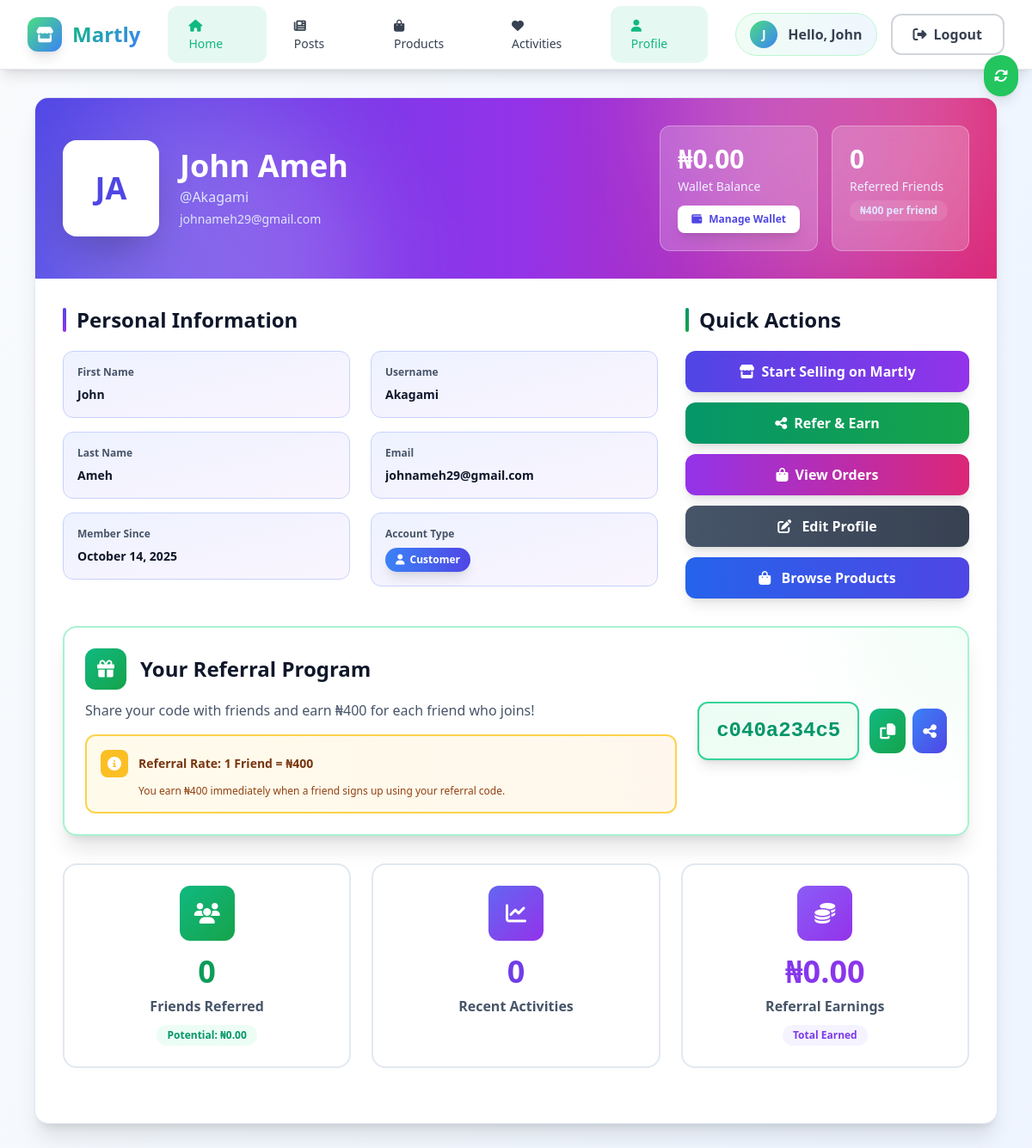
The app's page /profile/index.php (signed in) with its own data.
### tables this page shows
CREATE TABLE `users` (
  `id` int(11) NOT NULL,
  `username` varchar(50) NOT NULL,
  `email` varchar(100) NOT NULL,
  `password` varchar(255) NOT NULL,
  `first_name` varchar(50) DEFAULT NULL,
  `last_name` varchar(50) DEFAULT NULL,
  `profile_picture` varchar(255) DEFAULT NULL,
  `user_type` enum('customer','vendor') DEFAULT 'customer',
  `referral_code` varchar(20) DEFAULT NULL,
  `referred_by` int(11) DEFAULT NULL,
  `created_at` timestamp NOT NULL DEFAULT current_timestamp(),
  `updated_at` timestamp NOT NULL DEFAULT current_timestamp() ON UPDATE current_timestamp(),
  `referred_count` int(11) DEFAULT 0
);

### profile/index.php (the view, shortened to what the rows shown need)
<?php
require_once '../includes/config.php';
?>
<?php require_once '../includes/header.php'; ?>
<div class="min-h-screen bg-gradient-to-br from-slate-50 via-blue-50 to-indigo-50">
    <div class="max-w-6xl mx-auto px-3 sm:px-4 py-4 sm:py-8">
        <div class="bg-white rounded-2xl shadow-xl overflow-hidden border border-slate-200">
            <div class="relative bg-gradient-to-r from-indigo-600 via-purple-600 to-pink-600 p-6 sm:p-8 text-white overflow-hidden">
                <div class="relative flex flex-col md:flex-row items-center justify-between gap-6">
                    <div class="flex flex-col sm:flex-row items-center gap-4 sm:gap-6 text-center sm:text-left w-full md:w-auto">
                        <div class="w-24 h-24 sm:w-28 sm:h-28 bg-white rounded-2xl flex items-center justify-center text-indigo-600 text-3xl sm:text-4xl font-bold shadow-2xl border-4 border-white/30 backdrop-blur-sm">
                            <?php echo strtoupper(substr($currentUser['first_name'] ?? '', 0, 1) . substr($currentUser['last_name'] ?? '', 0, 1)); ?>
                        </div>
                        <div>
                            <h1 class="text-2xl sm:text-3xl md:text-4xl font-bold mb-1"><?php echo htmlspecialchars(($currentUser['first_name'] ?? '') . ' ' . ($currentUser['last_name'] ?? '')); ?></h1>
                            <p class="text-indigo-100 text-sm sm:text-base font-medium mb-1">@<?php echo htmlspecialchars($currentUser['username']); ?></p>
                            <p class="text-indigo-100 text-xs sm:text-sm"><?php echo htmlspecialchars($currentUser['email']); ?></p>
                        </div>
                    </div>
                </div>
            </div>
            <div class="p-4 sm:p-8">
                <div class="grid grid-cols-1 lg:grid-cols-3 gap-6 sm:gap-8 mb-8">
                    <div class="lg:col-span-2">
                        <h2 class="text-xl sm:text-2xl font-bold mb-5 flex items-center text-slate-900">
                            <span class="w-1 h-7 bg-gradient-to-b from-indigo-600 to-purple-600 rounded-full mr-3"></span>
                            Personal Information
                        </h2>
                        <div class="grid grid-cols-1 md:grid-cols-2 gap-4 sm:gap-6">
                            <div class="space-y-4">
                                <div class="bg-gradient-to-br from-indigo-50 to-purple-50 rounded-xl p-4 border border-indigo-200">
                                    <label class="block text-xs font-bold text-slate-600 mb-2">First Name</label>
                                    <p class="text-sm font-semibold text-slate-900"><?php echo htmlspecialchars($currentUser['first_name'] ?? 'Not set'); ?></p>
                                </div>
                                <div class="bg-gradient-to-br from-indigo-50 to-purple-50 rounded-xl p-4 border border-indigo-200">
                                    <label class="block text-xs font-bold text-slate-600 mb-2">Last Name</label>
                                    <p class="text-sm font-semibold text-slate-900"><?php echo htmlspecialchars($currentUser['last_name'] ?? 'Not set'); ?></p>
                                </div>
                                <div class="bg-gradient-to-br from-indigo-50 to-purple-50 rounded-xl p-4 border border-indigo-200">
                                    <label class="block text-xs font-bold text-slate-600 mb-2">Member Since</label>
                                    <p class="text-sm font-semibold text-slate-900"><?php echo date('F j, Y', strtotime($currentUser['created_at'])); ?></p>
                                </div>
                            </div>
                            <div class="space-y-4">
                                <div class="bg-gradient-to-br from-indigo-50 to-purple-50 rounded-xl p-4 border border-indigo-200">
                                    <label class="block text-xs font-bold text-slate-600 mb-2">Username</label>
                                    <p class="text-sm font-semibold text-slate-900"><?php echo htmlspecialchars($currentUser['username']); ?></p>
                                </div>
                                <div class="bg-gradient-to-br from-indigo-50 to-purple-50 rounded-xl p-4 border border-indigo-200">
                                    <label class="block text-xs font-bold text-slate-600 mb-2">Email</label>
                                    <p class="text-sm font-semibold text-slate-900 truncate"><?php echo htmlspecialchars($currentUser['email']); ?></p>
                                </div>
                                <div class="bg-gradient-to-br from-indigo-50 to-purple-50 rounded-xl p-4 border border-indigo-200">
                                    <label class="block text-xs font-bold text-slate-600 mb-2">Account Type</label>
                                    <span class="inline-flex items-center px-3 py-1.5 rounded-full text-xs font-bold bg-gradient-to-r from-blue-500 to-indigo-600 text-white shadow-lg">
                                        <i class="fas fa-user mr-1.5"></i><?php echo ucfirst($currentUser['user_type']); ?>
                                    </span>
                                </div>
                            </div>
                        </div>
                    </div>
                    <div>
                        <h2 class="text-xl sm:text-2xl font-bold mb-5 flex items-center text-slate-900">
                            <span class="w-1 h-7 bg-gradient-to-b from-emerald-600 to-green-600 rounded-full mr-3"></span>
                            Quick Actions
                        </h2>
                    </div>
                </div>
                <div class="bg-white border-2 border-emerald-200 rounded-2xl p-5 sm:p-6 mb-8 shadow-xl relative overflow-hidden">
                    <div class="relative flex flex-col md:flex-row items-start md:items-center justify-between gap-6">
                        <div class="flex flex-col sm:flex-row items-center gap-3 w-full md:w-auto">
                            <div class="bg-gradient-to-br from-emerald-50 to-green-50 px-5 py-4 rounded-xl border-2 border-emerald-400 shadow-lg">
                                <code class="text-xl sm:text-2xl font-mono font-bold text-emerald-600"><?php echo htmlspecialchars($currentUser['referral_code']); ?></code>
                            </div>
                        </div>
                    </div>
                </div>
            </div>
        </div>
    </div>
</div>
<?php require_once '../includes/footer.php'; ?>

### includes/header.php (shortened to what the rows shown need)
<?php
require_once 'config.php';
$currentUser = getCurrentUser();
$unreadActivityCount = isLoggedIn() ? getUnreadActivityCount() : 0;
?>
<!DOCTYPE html>
<html lang="en">
<head>
    <script src="https://cdn.tailwindcss.com"></script>
    <link rel="stylesheet" href="https://cdnjs.cloudflare.com/ajax/libs/font-awesome/6.4.0/css/all.min.css">
    <link rel="stylesheet" href="/online-plaza/assets/css/style.css">
</head>
<body class="bg-gray-50">
    <nav class="nav-blur shadow-lg sticky top-0 border-b border-gray-200 z-30">
        <div class="w-full mx-auto nav-container">
            <div class="flex justify-between items-center h-14 md:h-16 lg:h-20 px-3 sm:px-4 lg:px-8">
                <div class="hidden md:flex items-center space-x-2 lg:space-x-4 flex-shrink-0 user-actions">
                    <?php if (isLoggedIn()): ?>
                        <div class="flex items-center space-x-2 lg:space-x-3 px-2 lg:px-4 py-1 lg:py-2 bg-gradient-to-r from-green-50 to-blue-50 rounded-full border border-green-200 user-avatar-container">
                            <div class="w-6 h-6 lg:w-8 lg:h-8 bg-gradient-to-br from-green-400 to-blue-500 rounded-full flex items-center justify-center text-white font-semibold text-xs lg:text-sm user-avatar">
                                <?php echo strtoupper(substr($currentUser['first_name'] ?? $currentUser['username'], 0, 1)); ?>
                            </div>
                            <span class="text-gray-700 font-semibold text-sm lg:text-base user-greeting">Hello, <?php echo htmlspecialchars($currentUser['first_name'] ?? $currentUser['username']); ?></span>
                        </div>
                        <a href="/online-plaza/auth/logout.php" class="px-3 lg:px-6 py-1 lg:py-2.5 font-semibold text-gray-700 hover:text-red-600 border-2 border-gray-300 hover:border-red-400 rounded-xl transition-all duration-300 text-sm lg:text-base logout-btn">
                            <i class="fas fa-sign-out-alt mr-1 lg:mr-2"></i>Logout
                        </a>
                    <?php endif; ?>
                </div>
            </div>
        </div>
    </nav>

### records on screen
users: first_name "J", first_name "John", first_name+last_name "JA", first_name+last_name "John Ameh", username "Akagami", email "johnameh29@gmail.com", last_name "Ameh", created_at "October 14, 2025", user_type "Customer", referral_code "c040a234c5"

### other values on screen
$walletBalance "0.00"
$referredUsers "0"
$referralEarnings "0.00"
